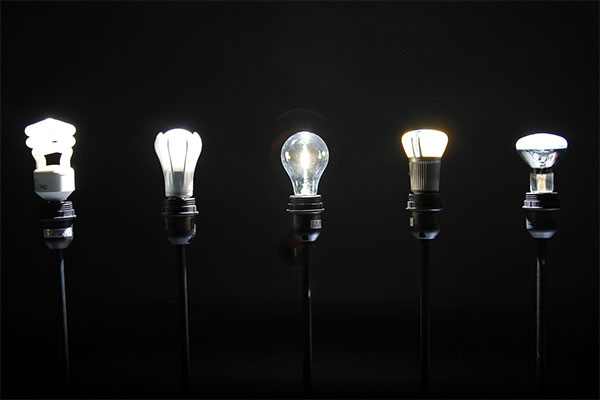
#> input picture anhthi/anh5.jpg, 600 x 400 px
$ python dethi6.py
#> lines starting #> are read from the running program, lines starting #| are printed output that depends on the picture; after the words box and inside, x2 and y2 are one past the last pixel; in counts of white or black regions, pixels touching at a corner belong together; long printed decimals are rounded
import cv2
import numpy as np

# 1
I = cv2.imread("./anhthi/anh5.jpg")
#> I is the input picture: shape (400, 600, 3); mean B, G, R 22.7, 22.7, 22.7
# cv2.imshow("I", I)

# 2
Ihsv = cv2.cvtColor(I, cv2.COLOR_BGR2HSV)
#> Ihsv: shape (400, 600, 3); mean H, S, V 9.3, 6, 23.2
print("Muc sang lon nhat cua kenh S:", np.max(Ihsv[:, :, 1]))
#| Muc sang lon nhat cua kenh S: 255
# cv2.imshow("Ihsv kenh H", Ihsv[:, :, 0])

# 3
Is = cv2.blur(Ihsv[:, :, 1], (7, 7))
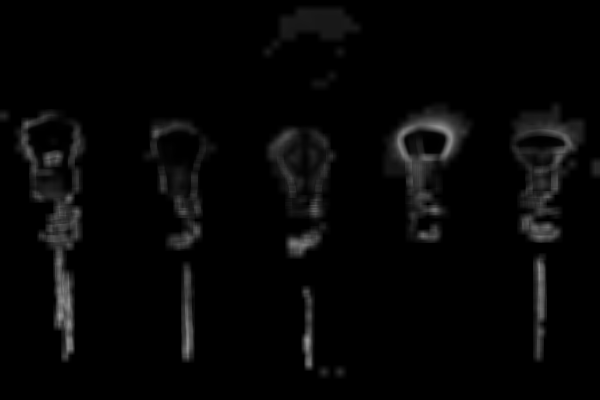
#> Is: shape (400, 600); min 0, max 152, mean 6
# cv2.imshow("Is lam tron", Is)

# 4
thresh, Ib = cv2.threshold(Is, 0, 255, cv2.THRESH_OTSU)
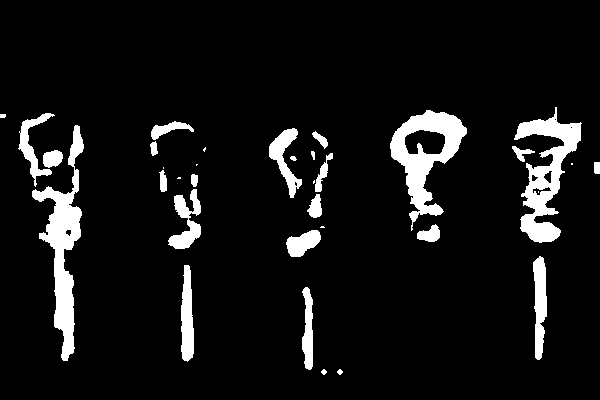
#> Ib: shape (400, 600); 7.9% white; 34 white regions (8 under 20 px)
#> thresh = 29
# cv2.imshow("Ib", Ib)

contours, con = cv2.findContours(255-Ib, cv2.RETR_TREE, cv2.CHAIN_APPROX_SIMPLE)
#> contours = 42 contours, 14 with area under 20; largest, box (x1, y1, x2, y2) and area: (0, 0, 600, 400) 238898, (389, 109, 468, 232) 4458, (31, 124, 85, 362) 4214, (513, 106, 583, 244) 3940, (532, 255, 548, 361) 1138; con = 42 rows, first 6: [-1, -1, 1, -1], [2, -1, -1, 0], [3, 1, -1, 0], [4, 2, -1, 0], [5, 3, -1, 0], [6, 4, -1, 0]

max_cv = 0.0
contours_max_cv = []
for ct in contours:
    if max_cv <= cv2.arcLength(ct, True):
        max_cv = cv2.arcLength(ct, True)
        contours_max_cv = ct
#> this loop made 42 passes
#> max_cv on pass 1: 2016.5
#> ct on passes 29, 41, 42: [[295, 182], [295, 184], [296, 185], [296, 183]], [[571, 127]], [[555, 119]]
#> after the loop, contours_max_cv = contour of 16 points, box (x1, y1, x2, y2) (0, 0, 600, 400), area 238898; max_cv = 2016.5

print("chu vi max:", max_cv)
#| chu vi max: 2016.485
cv2.drawContours(I, [contours_max_cv], -1, (0, 255, 0), 3)  # green
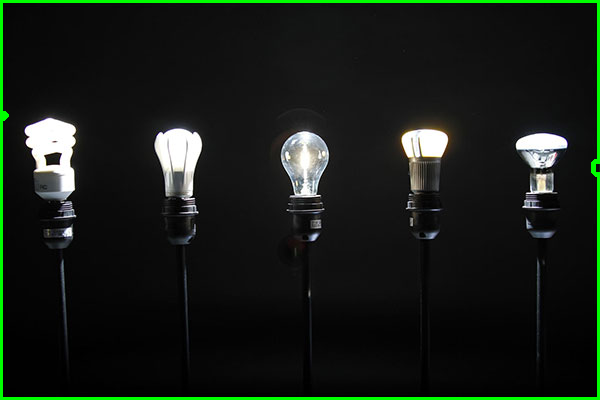
#> I: shape (400, 600, 3); 2.53% of pixels changed, all inside (x1, y1, x2, y2) = (0, 0, 600, 400)
# cv2.imshow("contours chu vi max", I)

# 5


def gianmucxam(Igray):
    max_Igray = np.max(Igray)
#> max_Igray = 255
    min_Igray = np.min(Igray)
#> min_Igray = 0

    I_gray = np.zeros(256, dtype='uint8')
    # giãn mức maxxxx
    for i in range(0, 256):
        I_gray[i] = (255 * (i - min_Igray)) // (max_Igray - min_Igray)
#> after the loop, I_gray = 256 values from 0 to 255
    for u in range(0, Igray.shape[0]):
        for v in range(0, Igray.shape[1]):
            Igray[u][v] = I_gray[Igray[u][v]]
    return Igray

Ihsv[:, :, 2] = gianmucxam(Ihsv[:, :, 2])
I = cv2.cvtColor(Ihsv, cv2.COLOR_HSV2BGR)
# cv2.imshow("gian muc xam kenh V", Ihsv[:, :, 2])
cv2.imshow("bien doi Ihsv ve RGB", I)


cv2.waitKey(0)
